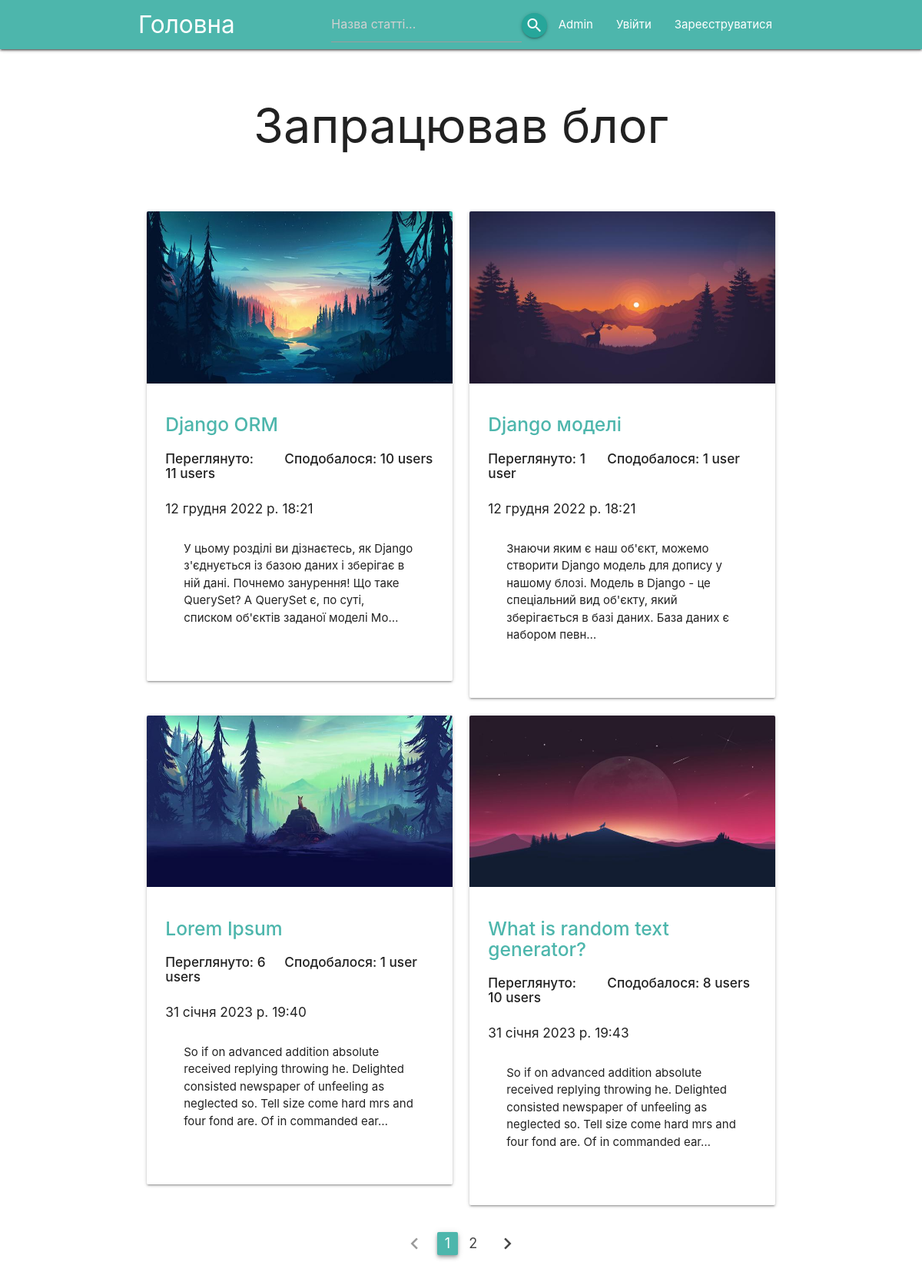
The page / on the database its author committed.
### blog/models.py (models this page shows, shortened)
class Post(models.Model):
    title = models.CharField(max_length=100)
    text = models.TextField()
    created_at = models.DateTimeField(default=timezone.now)
    post_slug = models.CharField(max_length=80, default='default_post')
    img = models.ImageField(default='blog/static/img/default.png',
                            height_field=None, upload_to='blog/static/img',
                            width_field=None, max_length=200,
                            verbose_name='Картинка для поста')
    views_number = models.ManyToManyField(User, related_name='views_rating', blank=True)
    likes = models.ManyToManyField(User, related_name='post_likes', blank=True)
    category = models.ForeignKey(Category, default=1, on_delete=models.SET_DEFAULT,
                                 verbose_name='Категорія')
    def get_views_number(self):
        return self.views_number.count()
    def get_likes_number(self):
        return self.likes.count()

### blog/views.py (the view)
# urls.py: path(r'', views.blog_main), # domen.com/blog/
def blog_main(request, *args):
    page = request.GET.get('page')
    posts = Post.objects.all()
    paginator = Paginator(posts, 4)
    try:
        data_page = paginator.page(page)
    except PageNotAnInteger:
        data_page = paginator.page(1)
    except EmptyPage:
        data_page = paginator.page(paginator.num_pages)
    data_dict = {
        "posts": data_page
    }
    return render(request, 'blog_main.html', data_dict)

### blog/templates/blog_main.html
{% extends 'navbar.html' %}
  {% block content %}
  <div class="container">
      <h1 class="center-align">Запрацював блог</h1>
      <br><br>
      {% if posts %}
          <div class="row">
              {% for post in posts %}
              <div class="col s12 l6">
                  <div class="card z-depth-1 hoverable">
                      <div class="card-image">
                          <img src="/{{ post.img }}">
                      </div>
                      <div class="card-content">
                          <span class="card-title">
                              <a class="teal-text text-lighten-2" href="/{{ post.post_slug }}"><h5><strong>{{ post.title }}</strong></h5></a>
                          </span>
                          <div class='row'>
                            <div class="col s5 l5">
                              <h6><strong>Переглянуто: {{ post.get_views_number }} user{{ post.get_views_number|pluralize }}</strong></h6>
                            </div>
                            <div class="col s7 l7">
                              <h6><strong>Сподобалося: {{ post.get_likes_number }} user{{ post.get_likes_number|pluralize }}</strong></h6>
                            </div>
                          </div>
                          <h6>{{ post.created_at }}</h6>
                          <div class="card-content">{{ post.text|truncatechars:190 }}</div>
                          <br>
                      </div>
                  </div>
              </div>
              {% endfor %}
          </div>
          <div class="row center-align">
            <ul class="pagination">
              {% if posts.has_previous %}
                <li class="waves-effect"><a href="?page={{ posts.previous_page_number }}"><i class="material-icons">chevron_left</i></a></li>
              {% else %}
                <li class="disabled"><a href=""><i class="material-icons">chevron_left</i></a></li>
              {% endif %}
              {% for num in posts.paginator.page_range %}
                {% if posts.number == num %}
                  <li class="active teal lighten-2 z-depth-2"><a href="">{{ num }}</a></li>
                {% else %}
                  <li class="waves-effect"><a href="?page={{ num }}">{{ num }}</a></li>
                {% endif %}
              {% endfor %}
              {% if posts.has_next %}
                <li class="waves-effect"><a href="?page={{ posts.next_page_number }}"><i class="material-icons">chevron_right</i></a></li>
              {% else %}
                <li class="disabled"><a href=""><i class="material-icons">chevron_right</i></a></li>
              {% endif %}
            </ul>
          </div>
      {% endif %}
  </div>
  {% endblock %}

### rows shown on the page
Post: img (picture), title "Django ORM", get_views_number "11", get_likes_number "10", created_at "12 грудня 2022 р. 18:21", text "У цьому розділі ви дізнаєтесь, як Django з'єднується із базою даних і зберігає в ній дані. Почнемо занурення! Що таке QuerySet? A QuerySet є, по суті, списком об'єктів заданої моделі Mo…"
Post: img (picture), title "Django моделі", get_views_number "1", get_likes_number "1", created_at "12 грудня 2022 р. 18:21", text "Знаючи яким є наш об'єкт, можемо створити Django модель для допису у нашому блозі. Модель в Django - це спеціальний вид об'єкту, який зберігається в базі даних. База даних є набором певн…"
Post: img (picture), title "Lorem Ipsum", get_views_number "6", get_likes_number "1", created_at "31 січня 2023 р. 19:40", text "So if on advanced addition absolute received replying throwing he. Delighted consisted newspaper of unfeeling as neglected so. Tell size come hard mrs and four fond are. Of in commanded ear…"
Post: img (picture), title "What is random text generator?", get_views_number "10", get_likes_number "8", created_at "31 січня 2023 р. 19:43", text "So if on advanced addition absolute received replying throwing he. Delighted consisted newspaper of unfeeling as neglected so. Tell size come hard mrs and four fond are. Of in commanded ear…"

### other values the page prints
{{ num }} "1"
{{ num }} "2"
